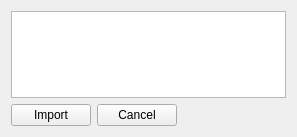
<?xml version="1.0" encoding="UTF-8"?>
<ui version="4.0">
 <class>ShowVouchersWidget</class>
 <widget class="QWidget" name="ShowVouchersWidget">
  <property name="geometry">
   <rect>
    <x>0</x>
    <y>0</y>
    <width>297</width>
    <height>137</height>
   </rect>
  </property>
  <property name="windowTitle">
   <string>Select Vouchers to Import</string>
  </property>
  <layout class="QVBoxLayout" name="verticalLayout_2">
   <item>
    <layout class="QHBoxLayout" name="sectionLay"/>
   </item>
   <item>
    <widget class="QTableWidget" name="tableWidget"/>
   </item>
   <item>
    <layout class="QHBoxLayout" name="horizontalLayout">
     <item>
      <widget class="QPushButton" name="ImportPushButton">
       <property name="text">
        <string>Import</string>
       </property>
      </widget>
     </item>
     <item>
      <widget class="QPushButton" name="CancelPushButton">
       <property name="text">
        <string>Cancel</string>
       </property>
      </widget>
     </item>
     <item>
      <spacer name="horizontalSpacer">
       <property name="orientation">
        <enum>Qt::Horizontal</enum>
       </property>
       <property name="sizeHint" stdset="0">
        <size>
         <width>40</width>
         <height>20</height>
        </size>
       </property>
      </spacer>
     </item>
    </layout>
   </item>
  </layout>
 </widget>
 <resources/>
 <connections/>
</ui>
